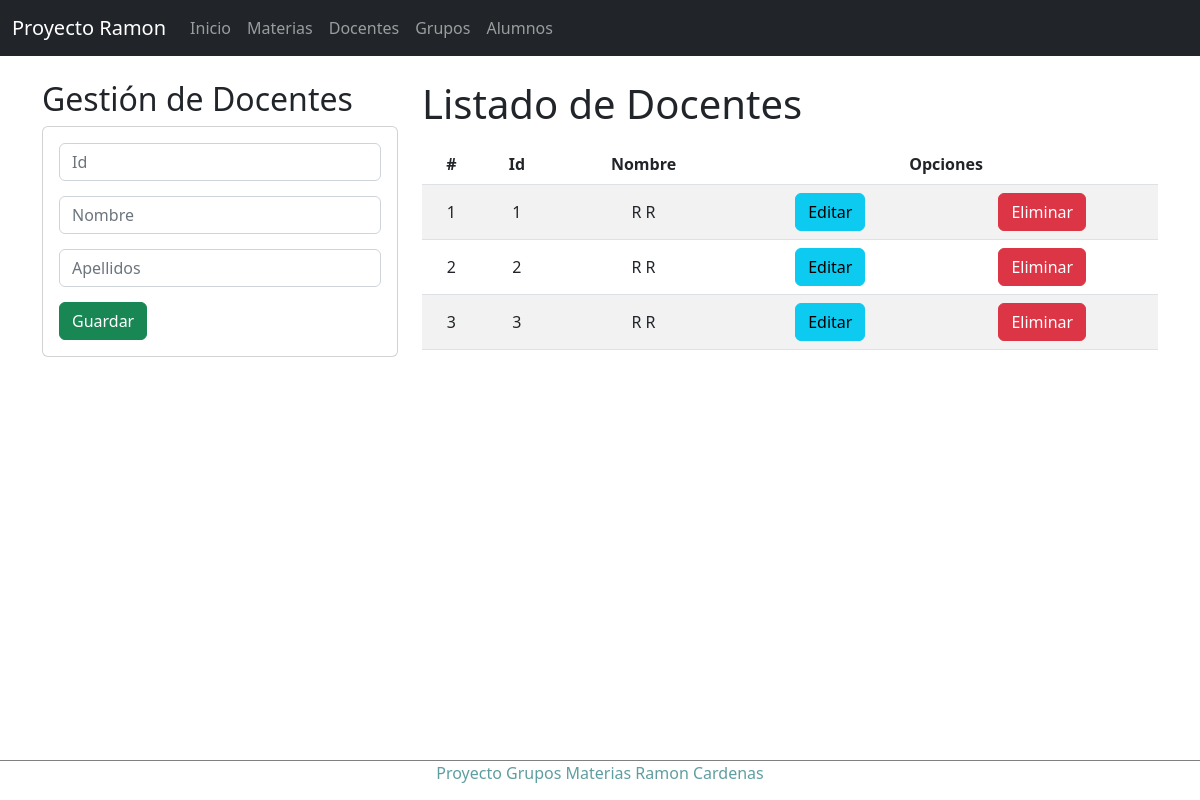
Page /docentes on the earlier database version.
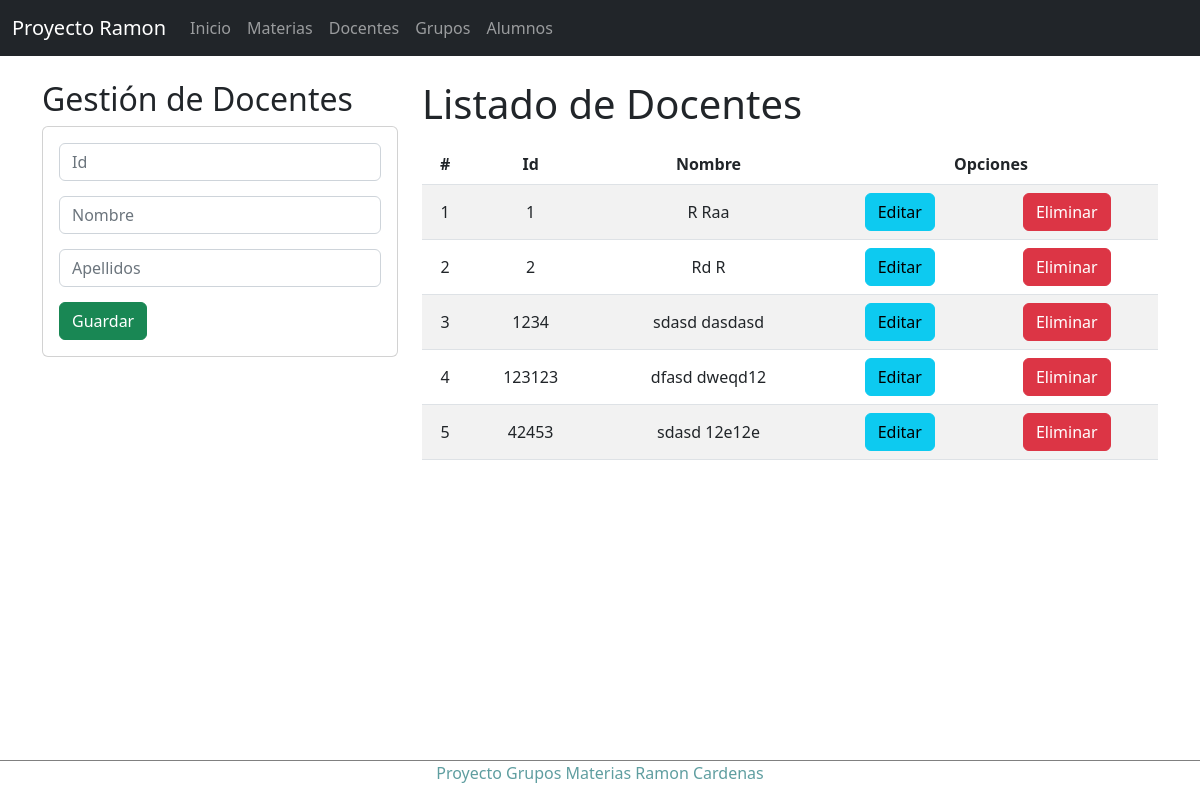
Same page on the later database version.
### Apps/Horario/models.py (models this page shows, shortened)
class Docente(models.Model):
    idDocente=models.CharField(primary_key=True,max_length=6)
    nombreDocente=models.CharField(max_length=50)
    apellidoDocente=models.CharField(max_length=50)

### Apps/Horario/views.py (the view)
# urls.py: path('docentes',views.docentes),
def docentes(request):
    docentes = Docente.objects.all()
    return render(request, "docentes/gestionDocentes.html", {"docentes":docentes})

### Apps/Horario/templates/docentes/gestionDocentes.html (shortened to what this page needs)
{% extends "../base.html" %}
{% block body %}
<div class="row">
    <div class="col-sm-12 col-md-6 col-lg-4 col-xl-4">
        <h2>Gestión de Docentes</h2>
        <div class="card">
            <div class="card-body">
                <form action="/registrarDocente/" method="POST">{% csrf_token %}
                    <div class="form-group">
                        <input type="text" id="idDocente" name="idDocente" class="form-control" placeholder="Id"
                            minlength="1" maxlength="6" required>
                    </div>
                    <div class="form-group">
                        <input type="text" id="nombreDocente" name="nombreDocente" class="form-control" placeholder="Nombre"
                            maxlength="50" required>
                    </div>
                    <div class="form-group">
                        <input type="text" id="apellidoDocente" name="apellidoDocente" class="form-control" placeholder="Apellidos"
                            maxlength="50" required>
                    </div>
                    <div class="form-group">
                        <button type="submit" class="btn btn-success btn-block text-white">Guardar</button>
                    </div>
                </form>
            </div>
        </div>
    </div>
    <div class="col-sm-12 col-md-6 col-lg-8 col-xl-8">
        <h1>Listado de Docentes</h1>
        <div class="table-responsive py-2">
            <table class="table table-striped">
                <thead>
                    <tr>
                        <th>#</th>
                        <th>Id</th>
                        <th>Nombre</th>
                        <th colspan="2">Opciones</th>
                    </tr>
                </thead>
                <tbody>
                    {% for d in docentes %}
                    <tr>
                        <td>{{forloop.counter}}</td>
                        <td>{{d.idDocente}}</td>
                        <td>{{d.nombreDocente}} {{d.apellidoDocente}}</td>
                        <td><a href="edicionDocente/{{d.idDocente}}" class="btn btn-info">Editar</a></td>
                        <td><a href="eliminarDocente/{{d.idDocente}}" class="btn btn-danger btnEliminacion">Eliminar</a></td>
                    </tr>
                    {% endfor %}
                </tbody>
            </table>
        </div>
    </div>
</div>
{% endblock %}

Differences in the rows shown:
removed Docente: idDocente "3", nombreDocente "R", apellidoDocente "R"
changed Docente id 1: apellidoDocente "R" → "Raa"
changed Docente id 2: nombreDocente "R" → "Rd"
added Docente: idDocente "1234", nombreDocente "sdasd", apellidoDocente "dasdasd"
added Docente: idDocente "123123", nombreDocente "dfasd", apellidoDocente "dweqd12"
added Docente: idDocente "42453", nombreDocente "sdasd", apellidoDocente "12e12e"
